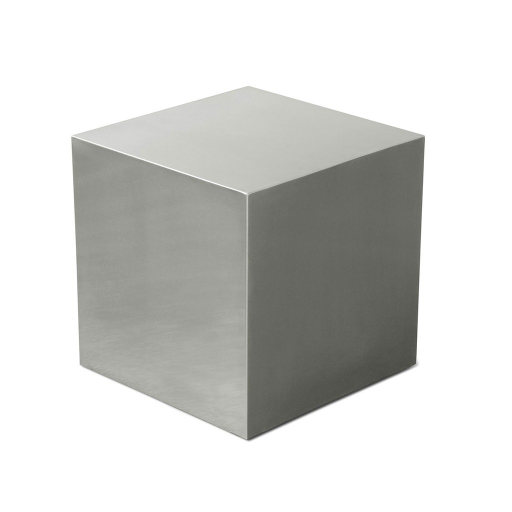
#> input picture 01_basics/images/cube.jpg, 1024 x 1024 px, found by its file name (shown at 1/2 size)
$ python 11_corner_detection.py
#> lines starting #> are read from the running program, lines starting #| are printed output that depends on the picture; after the words box and inside, x2 and y2 are one past the last pixel; in counts of white or black regions, pixels touching at a corner belong together
import cv2
import numpy as np
import imutils

img = cv2.imread(r'images\cube.jpg')
#> img is the input picture: shape (1024, 1024, 3); mean B, G, R 210.2, 212.4, 212
img = imutils.resize(img, height=600)
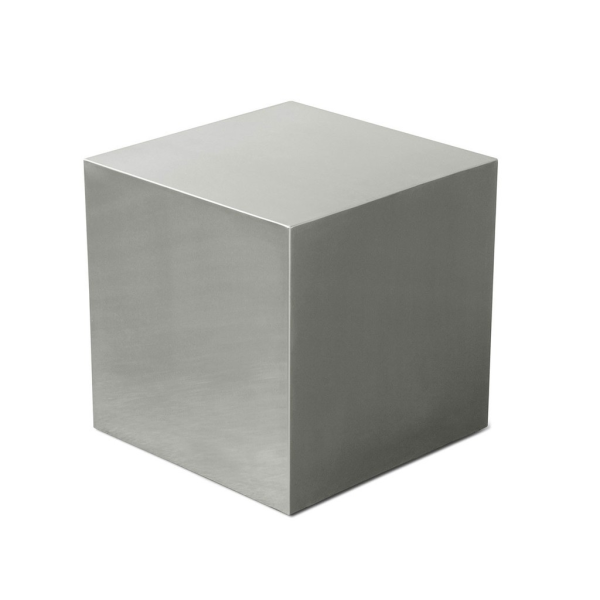
#> img: shape (600, 600, 3); mean B, G, R 210.2, 212.4, 212
# cv2.imshow('img', img)

#convert into gray scale
gray = cv2.cvtColor(src=img, code=cv2.COLOR_BGR2GRAY)
# cv2.imshow('gray', gray)

gray = np.float32(gray)
dst = cv2.cornerHarris(src=gray, blockSize=2, ksize=3, k=0.04)
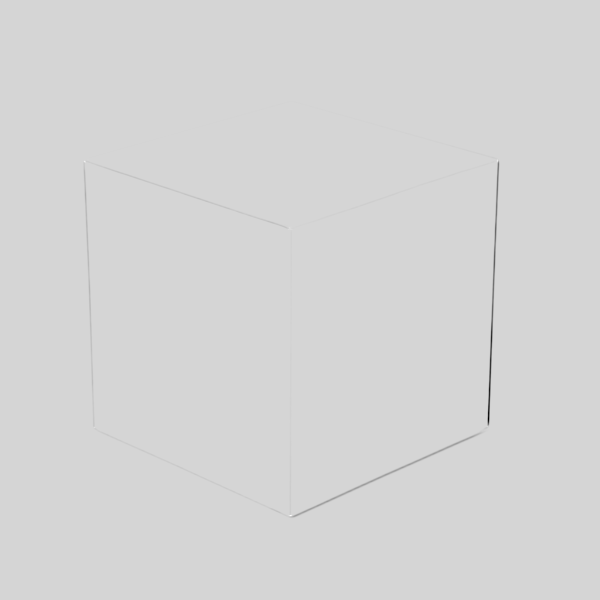
#> dst: shape (600, 600) float32; min -21681828, max 4183114.5, mean -26546.4; drawn with min black and max white
dst = cv2.dilate(src=dst, kernel=None)

img[dst > 0.01 * dst.max()] = [0, 0, 255]
#> img: shape (600, 600, 3); 0.04% of pixels changed, all inside (x1, y1, x2, y2) = (82, 158, 499, 517)

cv2.imshow('dst', img)
cv2.waitKey(0)
